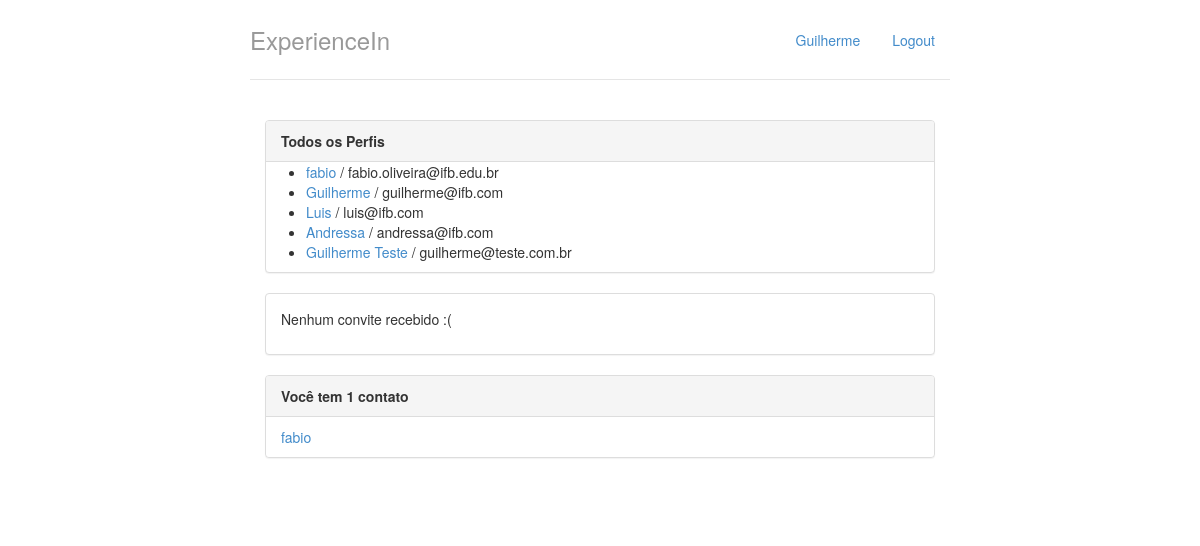
The page / (signed in) on the database as committed earlier.
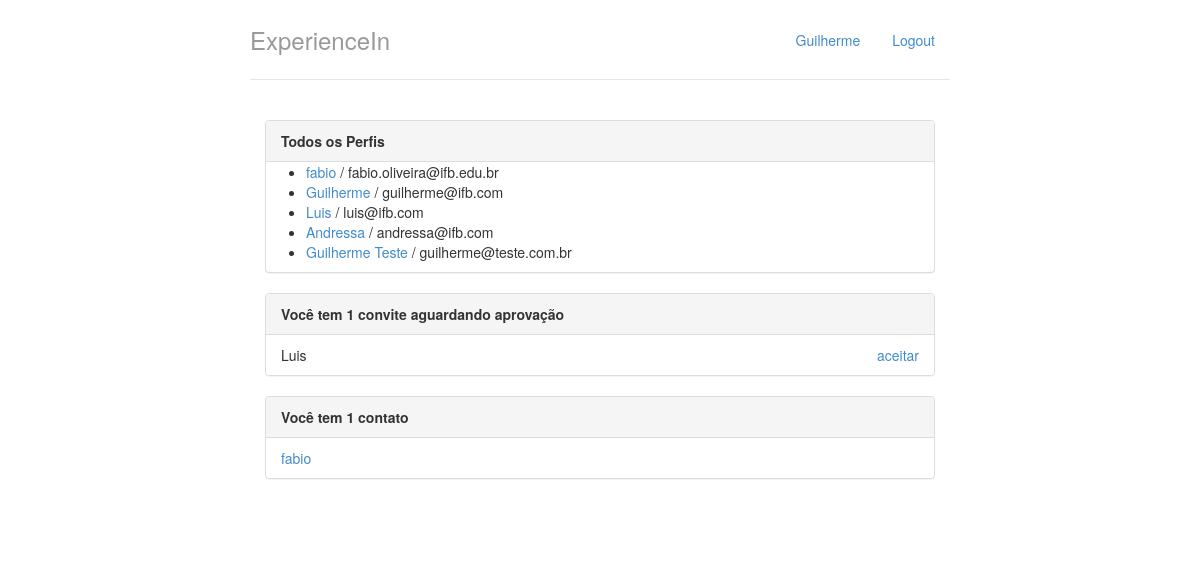
The same page on the database as committed later.
### perfis/models.py (models this page shows, shortened)
class Perfil(models.Model):
	nome = models.CharField(max_length=255, null=False)
	telefone = models.CharField(max_length=15, null=False)
	nome_empresa = models.CharField(max_length=255, null=False)
	contatos = models.ManyToManyField('self')
	usuario = models.OneToOneField(User, on_delete=models.CASCADE, related_name='perfil')
	@property
	def email(self):
		return self.usuario.email

class Convite(models.Model):
	solicitante = models.ForeignKey(Perfil, on_delete=models.CASCADE, related_name='convites_feitos')
	convidado = models.ForeignKey(Perfil, on_delete=models.CASCADE, related_name='convites_recebidos')

### perfis/views.py (the view)
# urls.py: path('', views.index, name='index'),
@login_required
def index(request):
    print(request.user.username) #novo
    print(request.user.email) #novo
    print(request.user.has_perm('perfis.add_convite')) #novo
    return render(request,'index.html',{'perfis': Perfil.objects.all(), 'perfil_logado' : get_perfil_logado(request) })

### perfis/views.py (called while the page is built)
@login_required
def get_perfil_logado(request):
    return request.user.perfil

### perfis/templates/index.html
{% extends "base.html" %}
{% block body %}
<div class="col-lg-12">
	<div class="panel panel-default">
		<div class="panel-heading">
			<strong>Todos os Perfis</strong>
		</div>
		{% if perfis %}
		<ul>
			{% for perfil in perfis %}
			<li>
				<a href="{% url 'exibir' perfil.id %}">{{perfil.nome}}</a> / {{perfil.email}}
			</li>
			{% endfor %}
		</ul>
		{% else %}
		<p>Nenhum perfil encontrado</p>
		{% endif %}
	</div>
	<div class="panel panel-default">
		{% with total_de_convites=perfil_logado.convites_recebidos.count %}
			{% if total_de_convites %}
				<div class="panel-heading">
					<strong>Você tem {{ total_de_convites }} convite{{ total_de_convites|pluralize}} aguardando aprovação</strong>
				</div>
				<ul class="list-group">
					{% for convite in perfil_logado.convites_recebidos.all %}
						<li class="list-group-item">
							{{ convite.solicitante.nome }}
							<a href="{% url 'aceitar' convite.id %}" class="pull-right">aceitar</a>
						</li>
					{% endfor %}
				</ul>
			{% else %}
				<div class="panel-body">
					<p>Nenhum convite recebido :(</p>
				</div>
			{% endif %}
		{% endwith %}
	</div>
	<div class="panel panel-default">
		{% with total_de_contatos=perfil_logado.contatos.count %}
			{% if total_de_contatos %}
				<div class="panel-heading">
					<strong>Você tem {{ total_de_contatos }} contato{{ total_de_contatos|pluralize}}</strong>
				</div>
				<ul class="list-group">
					{% for contato in perfil_logado.contatos.all %}
						<li class="list-group-item">
							<a href="{% url 'exibir' contato.id %}">{{contato.nome}}</a>
						</li>
					{% endfor %}
				</ul>
			{% else %}
				<div class="panel-body">
					<p>Você não possui contatos no momento :(</p>
				</div>
			{% endif %}
		{% endwith %}
	</div>
</div>
{% endblock %}

### perfis/templates/base.html (shortened to what this page needs)
{% load staticfiles %}
<!DOCTYPE html>
<html lang="pt-br">
<head>
	<link rel="stylesheet" href="{% static "styles/bootstrap.css" %}">
	<link rel="stylesheet" href="{% static "styles/main.css" %}">
</head>
<body>
	<div class="container">
		<div class="header">
			<ul class="nav nav-pills pull-right">
				<li><a href="{% url 'index' %}">{{ perfil_logado.nome }}</a></li>
				<li><a href="/logout/">Logout</a></li>
			</ul>
			<h3 class="text-muted">ExperienceIn</h3>
		</div>
		<div class="row content">
			{% block body %}
			{% endblock %}
		</div>
	</div>
</body>
</html>

### perfis/static/styles/main.css (style rules this page uses)
body { padding-top: 20px; padding-bottom: 20px; }
.header, .content, .footer { padding-left: 15px; padding-right: 15px; }
.header { border-bottom: 1px solid #e5e5e5; }
.header h3 { margin-top: 0; margin-bottom: 0; line-height: 40px; padding-bottom: 19px; }
@media (min-width: 768px) { .container { max-width: 730px; } }
.content { margin: 40px 0; }
@media screen and (min-width: 768px) { .header, .content, .footer { padding-left: 0; padding-right: 0; } }
@media screen and (min-width: 768px) { .header { margin-bottom: 30px; } }

Rows that differ between the two databases and show on the page:
added Convite: solicitante.nome "Luis"
Other text that changed with them:
{{ total_de_convites }}: (not shown) → "1"
text no longer shown: "Nenhum convite recebido :("
text now shown: "Você tem convite aguardando aprovação"
